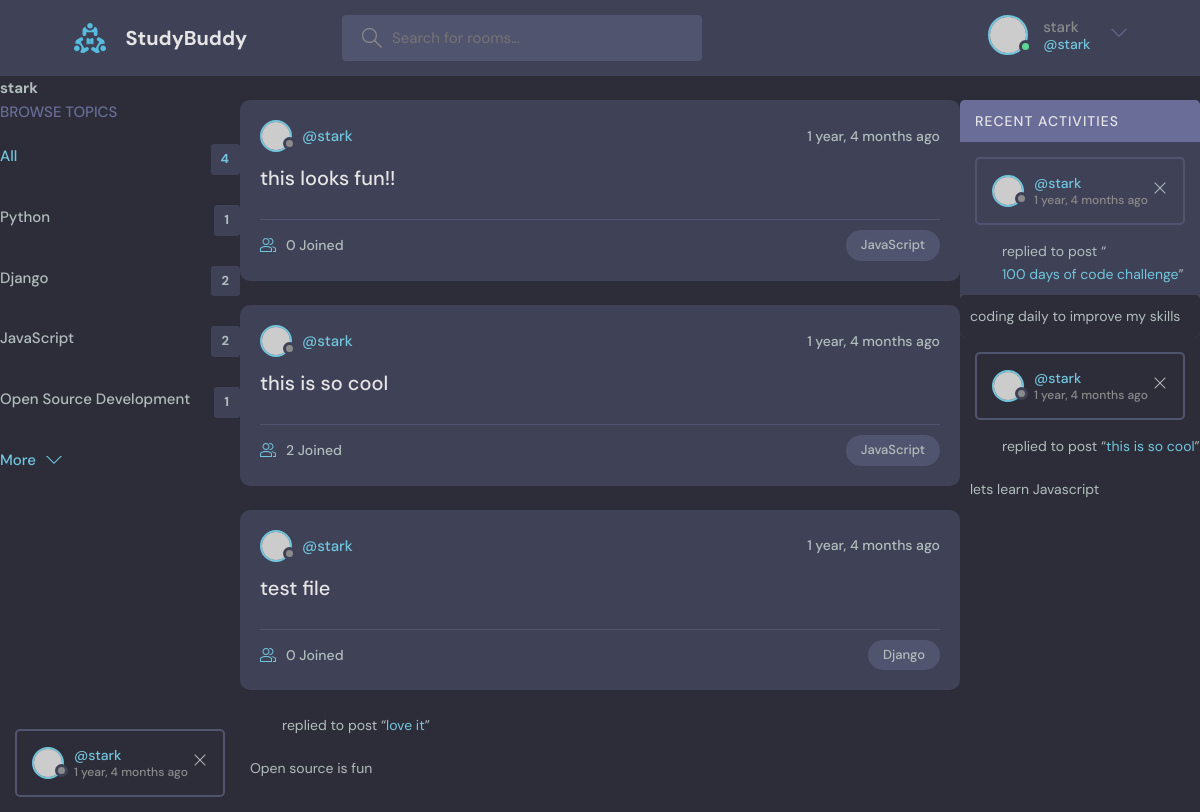
/profile/2/ (signed in), run on the app's committed database.
### base/models.py (models this page shows, shortened)
class Topic(models.Model):
    name = models.CharField(max_length=200)

class Room(models.Model):
    host = models.ForeignKey(User, on_delete=models.SET_NULL, null=True)
    topic = models.ForeignKey(Topic, on_delete=models.SET_NULL, null=True)
    name = models.CharField(max_length=200)
    description = models.TextField(null=True, blank=True)
    participants = models.ManyToManyField(User, related_name='participants')
    updated = models.DateTimeField(auto_now=True)
    created = models.DateTimeField(auto_now_add=True)
    def __str__(self):
        return self.name
    class Meta:
        ordering = ['-updated', '-created']

class Message(models.Model):
    user = models.ForeignKey(User, on_delete=models.CASCADE)
    room = models.ForeignKey(Room, on_delete=models.CASCADE)
    body = models.TextField()
    updated = models.DateTimeField(auto_now=True)
    created = models.DateTimeField(auto_now_add=True)
    class Meta:
        ordering = ['-updated', '-created']

### base/views.py (the view)
# urls.py: path('profile/<str:pk>/', views.userProfile, name="user-profile"),
def userProfile(request, pk):
    user = User.objects.get(id=pk)
    rooms = user.room_set.all()
    room_messages = user.message_set.all()
    topics = Topic.objects.all()
    context = {'user': user, 'rooms': rooms,
               'room_messages': room_messages, 'topics': topics}
    return render(request, 'base/profile.html', context)

### base/templates/base/profile.html (shortened to what this page needs)
{% extends 'main.html' %}
{% block content %}
<h1>{{user.username}}</h1>
<div class="profile-container">
    <div>
        {% include 'base/topics_component.html' %}
    </div>
    <div>
        {% include 'base/feed_component.html' %}
    </div>
    <div>
        {% include 'base/activity_component.html' %}
{% endblock content %}

### templates/navbar.html (shortened to what this page needs)
{%load static%}
<header class="header header--loggedIn">
    <div class="container">
      <a href="{% url 'home' %}" class="header__logo">
        <img src="{% static 'images/logo.svg' %}" />
        <h1>StudyBuddy</h1>
      </a>
      <form class="header__search" method="GET" action="{% url 'home' %}">
        <label>
          <input name = "q" placeholder="Search for rooms..." />
        </label>
      </form>
      <nav class="header__menu">
        {% if request.user.is_authenticated %}
        <div class="header__user">
          <a href="profile.html">
            <div class="avatar avatar--medium active">
              <img src="https://randomuser.me/api/portraits/men/37.jpg" />
            </div>
            <p>{{request.user.username}}<span>@{{request.user.username}}</span></p>
          </a>
          <button class="dropdown-button">
            <svg version="1.1" xmlns="http://www.w3.org/2000/svg" width="32" height="32" viewBox="0 0 32 32">
              <title>chevron-down</title>
              <path d="M16 21l-13-13h-3l16 16 16-16h-3l-13 13z"></path>
            </svg>
          </button>
        </div>
        {% else %}
        <a href="{% url 'login' %}">
          <img src="{% static 'images/avatar.svg' %}"/>
          <p>Login</p>
        </a>
        {% endif %}
      </nav>
    </div>
  </header>

### base/templates/base/topics_component.html
<div class="topics">
    <div class="topics__header">
      <h2>Browse Topics</h2>
    </div>
    <ul class="topics__list">
      <li>
        <a href="{% url 'home' %}" class="active">All<span>{{topics.count}}</span></a>
      </li>
      {% for topic in topics %}
      <li>
        <a href="{%url 'home' %}?q={{topic.name}}">{{topic.name}} <span>{{topic.room_set.all.count}}</span></a>
      </li>
      {% endfor %}
    </ul>
    <button class="btn btn--link" href="/">
      More
      <svg version="1.1" xmlns="http://www.w3.org/2000/svg" width="32" height="32" viewBox="0 0 32 32">
        <title>chevron-down</title>
        <path d="M16 21l-13-13h-3l16 16 16-16h-3l-13 13z"></path>
      </svg>
    </button>
  </div>

### base/templates/base/feed_component.html (shortened to what this page needs)
{% for room in rooms%}
<div class="roomListRoom">
    <div class="roomListRoom__header">
      <a href="{% url 'user-profile' room.host.id %}" class="roomListRoom__author">
        <div class="avatar avatar--small">
          <img src="https://randomuser.me/api/portraits/women/11.jpg" />
        </div>
        <span>@{{room.host.username}}</span>
      </a>
      <div class="roomListRoom__actions">
        <span>{{room.created|timesince}} ago</span>
      </div>
    </div>
    <div class="roomListRoom__content">
      <a href="{% url 'room' room.id %}">{{room.name}}</a>
    </div>
    <div class="roomListRoom__meta">
      <a href="{% url 'room' room.id %}" class="roomListRoom__joined">
        {{room.participants.all.count}} Joined
      </a>
      <p class="roomListRoom__topic">{{room.topic.name}}</p>
    </div>
  </div>
{% endfor %}

### base/templates/base/activity_component.html (shortened to what this page needs)
<div class="activities">
    <div class="activities__header">
      <h2>Recent Activities</h2>
    </div>
    {% for message in room_messages %}
    <div class="activities__box">
      <div class="activities__boxHeader roomListRoom__header">
        <a href="{% url 'user-profile' message.user.id %}" class="roomListRoom__author">
          <div class="avatar avatar--small">
            <img src="https://randomuser.me/api/portraits/women/11.jpg" />
          </div>
          <p>
            @{{message.user}}
            <span>{{message.created|timesince}} ago</span>
          </p>
        </a>
        {% if request.user == message.user %}
        <div class="roomListRoom__actions">
          <a href="{% url 'delete-message' message.id %}">
            <svg version="1.1" xmlns="http://www.w3.org/2000/svg" width="32" height="32" viewBox="0 0 32 32">
              <title>remove</title>
              <path
                d="M27.314 6.019l-1.333-1.333-9.98 9.981-9.981-9.981-1.333 1.333 9.981 9.981-9.981 9.98 1.333 1.333 9.981-9.98 9.98 9.98 1.333-1.333-9.98-9.98 9.98-9.981z"
              ></path>
            </svg>
          </a>
        </div>
        {% endif %}
      </div>
      </div>
      <div class="activities__boxContent">
        <p>replied to post “<a href="{% url 'room' message.user.id %}">{{message.room}}</a>”</p>
        <div class="activities__boxRoomContent">
            {{message.body}}
        </div>
      </div>
    </div>
    {% endfor %}

### base/templates/base/profile.html (style rules this page uses)
.profile-container { display: grid; grid-template-columns: 1fr 3fr 1fr; }

### data on the page
Topic: name "Python", room_set.all.count "1"
Topic: name "Django", room_set.all.count "2"
Topic: name "JavaScript", room_set.all.count "2"
Topic: name "Open Source Development", room_set.all.count "1"
Room: host.username "stark", created "1 year, 4 months", name "this looks fun!!", participants.all.count "0", topic.name "JavaScript"
Room: host.username "stark", created "1 year, 4 months", name "this is so cool", participants.all.count "2", topic.name "JavaScript"
Room: host.username "stark", created "1 year, 4 months", name "test file", participants.all.count "0", topic.name "Django"
Message: user "stark", created "1 year, 4 months", room "100 days of code challenge", body "coding daily to improve my skills"
Message: user "stark", created "1 year, 4 months", room "this is so cool", body "lets learn Javascript"
Message: user "stark", created "1 year, 4 months", room "love it", body "Open source is fun"

### other printed values
{{ request.user.username }} "stark"
{{ user.username }} "stark"
{{ topics.count }} "4"
